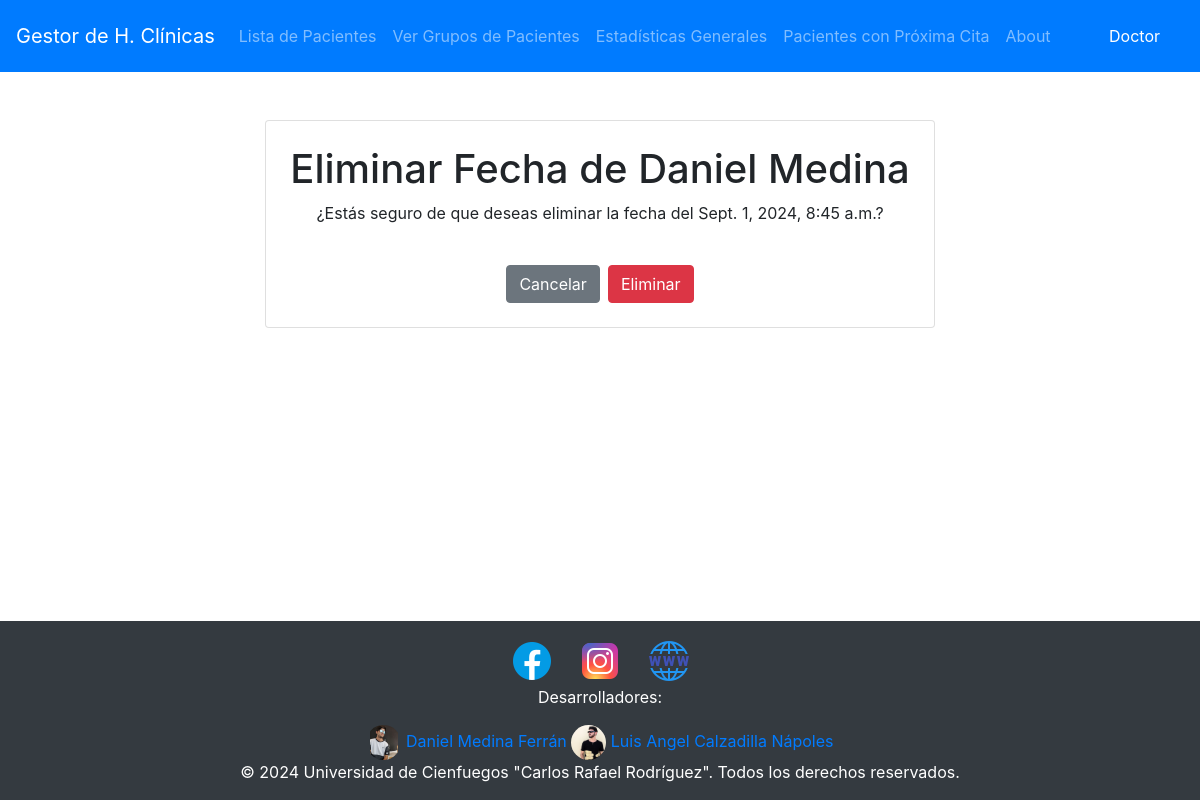
Page /pacientes/01111972163/fechas/2/eliminar/ (signed in) on the committed database.
### Historia/models.py (models this page shows, shortened)
class Paciente(models.Model):
    ci = models.CharField(primary_key=True, max_length=11)
    nombre = models.CharField(max_length=50)
    apellidos = models.CharField(max_length=50)
    telefono = models.IntegerField(null=True)
    direccion = models.CharField(max_length=50)
    SEXO_CHOICES = (
        ('M', 'Masculino'),
        ('F', 'Femenino'),
    )
    sexo = models.CharField(max_length=1, choices=SEXO_CHOICES)
    RAZA_CHOICES = (
        ('B', 'Blanco'),
        ('N', 'Negro'),
    )
    raza = models.CharField(max_length=1, choices=RAZA_CHOICES)
    edad = models.IntegerField()

class Fecha(models.Model):
    id = models.IntegerField(primary_key=True)
    fecha_inicial = models.DateTimeField()
    paciente = models.ForeignKey(Paciente, on_delete=models.CASCADE, related_name='fechas')

### Historia/views/fechas.py (the view)
# urls.py: path('pacientes/<str:pk_paciente>/fechas/<int:pk_fecha>/eliminar/', fechas.eliminar_fecha_paciente, name='eliminar_fecha_paciente'),
@login_required(login_url="/")
@permission_required("estudiantes.delete_fecha", login_url="/")
def eliminar_fecha_paciente(request, pk_paciente, pk_fecha):
    paciente = get_object_or_404(Paciente, pk=pk_paciente)
    fecha = get_object_or_404(Fecha, pk=pk_fecha, paciente=paciente)
    if request.method == 'POST':
        fecha.delete()
        return redirect('ver_fechas_paciente', pk=paciente.pk)
    return render(request, 'fechas/eliminar_fecha_paciente.html', {'paciente': paciente, 'fecha': fecha})

### Historia/templates/fechas/eliminar_fecha_paciente.html (shortened to what this page needs)
{% extends 'base.html' %}
{% block content %}
<div class="d-flex justify-content-center">
	<div class="card p-4">
		<h1 class="text-center">Eliminar Fecha de {{ paciente.nombre }} {{ paciente.apellidos }}</h1>
		<p class="text-center">
		¿Estás seguro de que deseas eliminar la fecha del {{ fecha.fecha_inicial}}?
		</p>
		<form method="post" class="mt-4">
		<div class="d-flex justify-content-center ">
			<a class="btn btn-secondary mr-2" href="{% url 'ver_fechas_paciente' paciente.pk %}">Cancelar</a>
			<button type="submit" class="btn btn-danger">Eliminar</button>
		</div>
		</form>
	</div>
</div>
{% endblock %}

### Historia/templates/base.html (shortened to what this page needs)
<!DOCTYPE html>
<html lang="en">
<head>
    {% load static %}
    <link rel="stylesheet" href="https://stackpath.bootstrapcdn.com/bootstrap/4.5.2/css/bootstrap.min.css" />
    <link rel="stylesheet" href="https://cdnjs.cloudflare.com/ajax/libs/font-awesome/5.15.4/css/all.min.css" />
</head>
<body>
    <nav class="navbar navbar-expand-lg navbar-dark bg-primary no-pdf">
        <a class="navbar-brand" href="{% url 'home' %}">Gestor de H. Clínicas</a>
        <div class="collapse navbar-collapse" id="navbarNav">
            <ul class="navbar-nav">
                <li class="nav-item">
                    <a class="nav-link" href="{% url 'lista_pacientes' %}">Lista de Pacientes</a>
                </li>
                <li class="nav-item">
                    <a class="nav-link" href="{% url 'grupos_pacientes' %}">Ver Grupos de Pacientes</a>
                </li>
                <li class="nav-item">
                    <a class="nav-link" href="{% url 'estadisticas_generales' %}">Estadísticas Generales</a>
                </li>
                <li class="nav-item">
                    <a class="nav-link" href="{% url 'pacientes_con_proxima_cita' %}">Pacientes con Próxima Cita</a>
                </li>
                <li class="nav-item">
                    <a class="nav-link" href="{% url 'about' %}">About</a>
                </li>
            </ul>
        </div>
        <div class="navbar">
            <div class="navbar-nav">
                <li class="nav-item">
                    <span class="nav-link text-white">{{ user.first_name }}</span>
                </li>
            </div>
        </div>
    </nav>
    <div class="container my-5 content">{% block content %} {% endblock %}</div>
	<footer class="no-pdf">
		<div class="footer-content">
			<div class="footer-container">
				<div class="footer-icons">
					<a href="https://www.facebook.com/ucfgos/" aria-label="Facebook">
						<img src="{% static 'icons/facebook.png' %}" alt="Facebook">
					</a>
					<a href="https://instagram.com/ucfgos" aria-label="Instagram">
						<img src="{% static 'icons/instagram.png' %}" alt="Instagram">
					</a>
					<a href="http://www.ucf.edu.cu/" aria-label="Web">
						<img src="{% static 'icons/web.png' %}" alt="Web">
					</a>
				</div>
				<div class="footer-developers">
					<p>Desarrolladores:</p>
					<div class="developer-icons">
						<a href="#" aria-label="medina">
							<img src="{% static 'icons/medina.jpg' %}" alt="Daniel Medina Ferrán" class="developer-icon-img">
							<span>Daniel Medina Ferrán</span>
						</a>
						<a href="#" aria-label="luisangel">
							<img src="{% static 'icons/luisangel.jpg' %}" alt="Luis Angel Calzadilla Nápoles" class="developer-icon-img">
							<span>Luis Angel Calzadilla Nápoles</span>
						</a>
					</div>
				</div>
			</div>
		</div>
		<p class="mb-0 text-center">© {{ year }} 2024 Universidad de Cienfuegos "Carlos Rafael Rodríguez". Todos los derechos reservados.</p>
	</footer>
</body>
</html>

### Historia/templates/base.html (style rules this page uses)
body { display: flex; flex-direction: column; min-height: 100vh; margin: 0; }
.content { flex: 1; }
.navbar-nav { position: relative; }
.nav-link { color: white; text-decoration: none; }
footer { background-color: #343a40; color: #ffffff; padding: 1rem; text-align: center; width: 100%; }
.footer-icons a { color: #ffffff; margin: 0 0.5rem; }
.developer-icon-img { border-radius: 50%; width: 35px; height: 35px; object-fit: contain; }

### rows in the picture
Paciente: nombre "Daniel", apellidos "Medina"
Fecha: fecha_inicial "Sept. 1, 2024, 8:45 a.m."

### other values in the picture
{{ user.first_name }} "Doctor"
